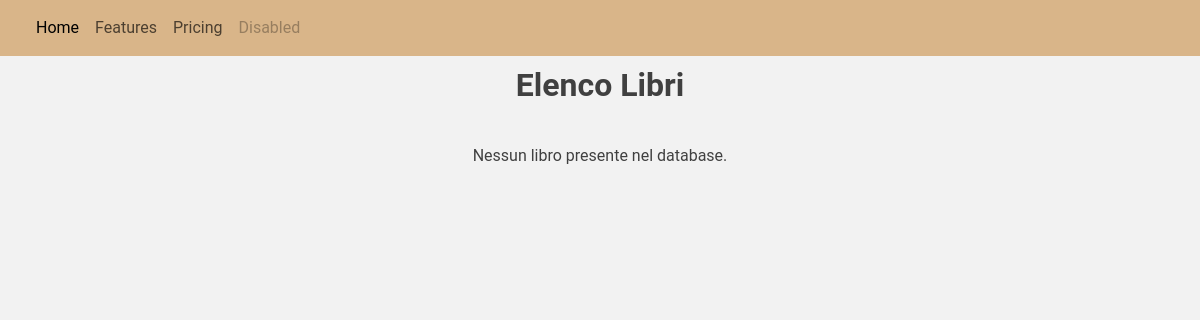
The app's page /booksList.php, older data.
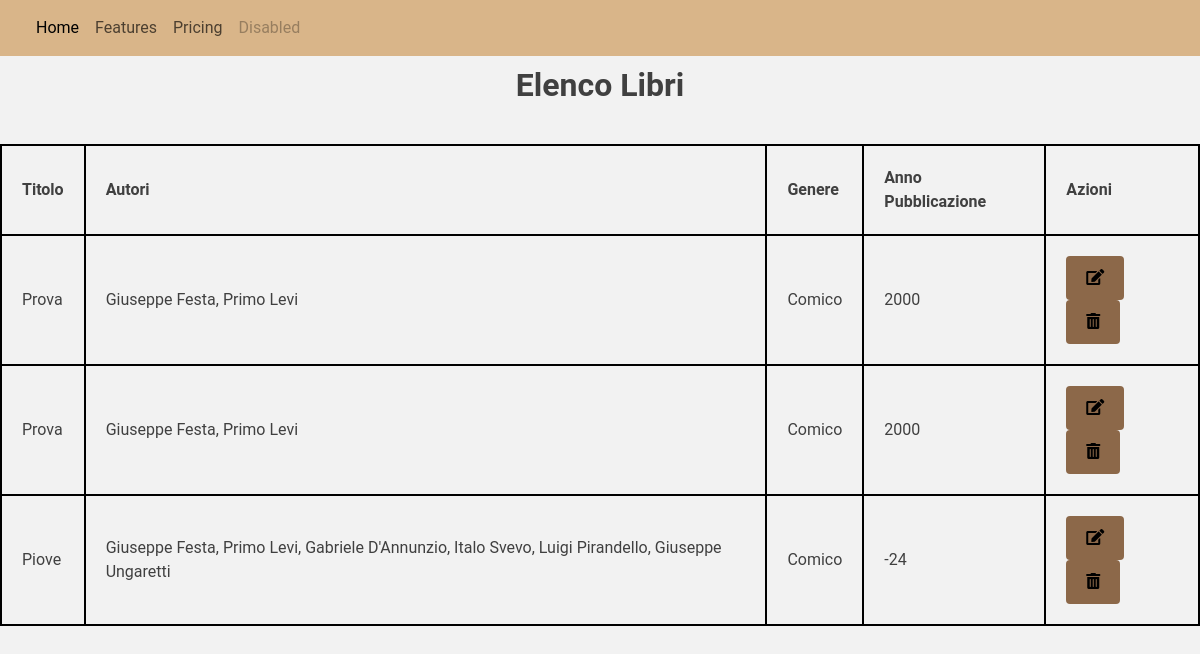
The same page, newer data.
### tables this page shows
CREATE TABLE `libro` (
  `Codice` int(11) NOT NULL,
  `Titolo` varchar(30) NOT NULL,
  `Genere` varchar(100) DEFAULT NULL,
  `AnnoPubbl` int(11) DEFAULT NULL
);

### booksList.php (the view, shortened to what this page needs)
<!DOCTYPE html>
<html lang="it">
<head>
    <link href="https://cdn.jsdelivr.net/npm/bootstrap@5.3.3/dist/css/bootstrap.min.css" rel="stylesheet">
    <link rel="stylesheet" href="https://cdnjs.cloudflare.com/ajax/libs/font-awesome/5.15.4/css/all.min.css">
    <link rel="stylesheet" href="stylesheet/style.css">
</head>
<body>
    <?php
        include "navbar.php";
    ?>
    <h1>Elenco Libri</h1>
    <?php
    include 'connection.php';
    $books_sql = "SELECT Libro.*, GROUP_CONCAT(Autore.Nome, ' ', Autore.Cognome SEPARATOR ', ') AS Autori FROM Libro
                    LEFT JOIN Scrive ON Libro.Codice = Scrive.CodiceLibro
                    LEFT JOIN Autore ON Scrive.CodiceAutore = Autore.Codice
                    GROUP BY Libro.Codice";
    $books_result = $conn->query($books_sql);
    if ($books_result->num_rows > 0) {
        echo "<table class='custom-table1'>
                <tr>
                    <th>Titolo</th>
                    <th>Autori</th>
                    <th>Genere</th>
                    <th>Anno Pubblicazione</th>
                    <th>Azioni</th>
                </tr>";
        while($row = $books_result->fetch_assoc()) {
            echo "<tr>
                    <td>".$row["Titolo"]."</td>
                    <td>".$row["Autori"]."</td>
                    <td>".$row["Genere"]."</td>
                    <td>".$row["AnnoPubbl"]."</td>
                    <td >
                        <a href='modifyBook.php?id=".$row["Codice"]."'><button class='action-btn'><i class='fas fa-edit'></i></button></a>
                        <a href='deleteBook.php?id=".$row["Codice"]."'><button class='action-btn'><i class='fas fa-trash-alt'></i></button></a>
                    </td>
                </tr>";
        }
        echo "</table>";
    } else {
        echo "Nessun libro presente nel database.";
    }
    ?>
</body>
</html>

Row changes from the older to the newer data that the page shows:
added libro: Titolo "Prova", Autori "Giuseppe Festa, Primo Levi", Genere "Comico", AnnoPubbl "2000"
added libro: Titolo "Prova", Autori "Giuseppe Festa, Primo Levi", Genere "Comico", AnnoPubbl "2000"
added libro: Titolo "Piove", Autori "Giuseppe Festa, Primo Levi, Gabriele D'Annunzio, Italo Svevo, Luigi Pirandello, Giuseppe Ungaretti", Genere "Comico", AnnoPubbl "-24"
Text that changed along with them:
text no longer shown: "Nessun libro presente nel database."
text now shown: "Titolo Autori Genere Anno Pubblicazione Azioni"
